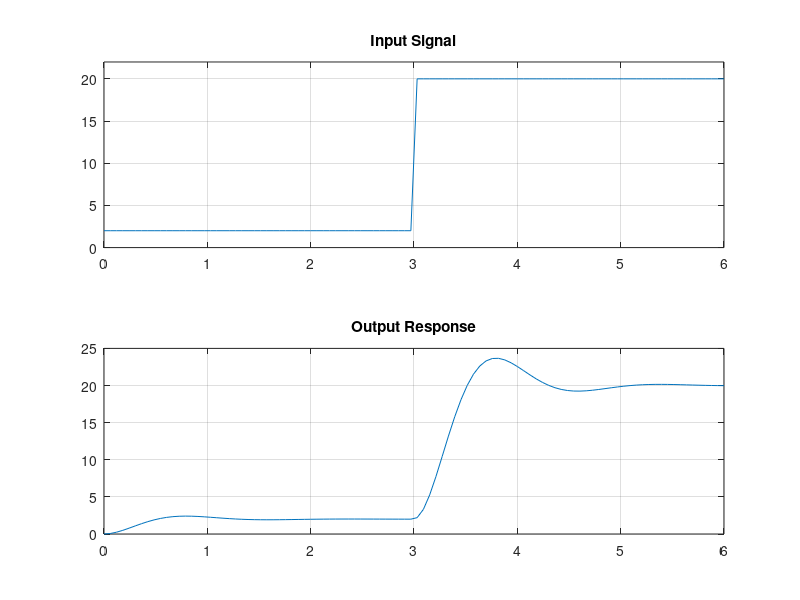

Reproduce this figure in MATLAB.
%
% spec0525s_plot.m
%
% Shifted version the step starts at
% a non-zero value and ends much greater
% than 1.  Interestingly, the specs are
% maintained.
%

Tr = 0.5;	% rise time
OS = 25;	% percent overshoot

% calculate the 2nd order system
wn = 2.22/Tr;
xz = -0.6*(OS/100 - 1);
Hs = tf([wn^2], [1 2*xz*wn wn^2]);

% input signal
T_end = 6;  % time end (sec)
step_lo = 2;
step_hi = 20;
n = 100;
t = linspace(0, T_end, n);
u = [step_lo*ones(1,n/2) step_hi*ones(1,n/2)];

[y, t] = lsim(Hs, u, t);

figure(1);

subplot(2,1,1);
plot(t, u);
grid on;
m = step_hi*0.1;
axis([0 T_end (step_lo - m)  (step_hi + m)]);
title("Input Signal");

subplot(2,1,2);
plot(t, y);
grid on;
title("Output Response");

print('spec0525s_plot.eps', '-deps');
